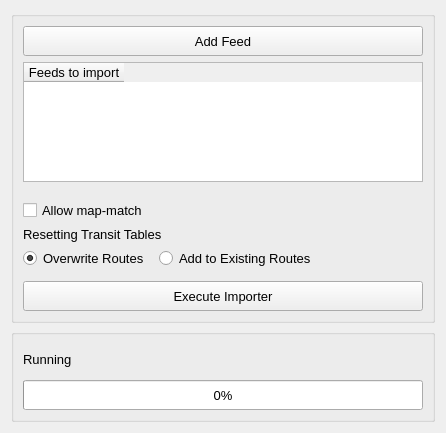
<?xml version="1.0" encoding="UTF-8"?>
<ui version="4.0">
 <class>Form</class>
 <widget class="QWidget" name="Form">
  <property name="geometry">
   <rect>
    <x>0</x>
    <y>0</y>
    <width>446</width>
    <height>433</height>
   </rect>
  </property>
  <property name="font">
   <font>
    <pointsize>10</pointsize>
   </font>
  </property>
  <property name="windowTitle">
   <string>GTFS Importer</string>
  </property>
  <layout class="QGridLayout" name="gridLayout">
   <item row="2" column="0">
    <widget class="QGroupBox" name="config_box">
     <property name="sizePolicy">
      <sizepolicy hsizetype="Preferred" vsizetype="Preferred">
       <horstretch>0</horstretch>
       <verstretch>0</verstretch>
      </sizepolicy>
     </property>
     <property name="title">
      <string/>
     </property>
     <property name="checkable">
      <bool>false</bool>
     </property>
     <layout class="QGridLayout" name="gridLayout_2">
      <item row="9" column="0" colspan="3">
       <widget class="QPushButton" name="but_execute">
        <property name="sizePolicy">
         <sizepolicy hsizetype="Preferred" vsizetype="Preferred">
          <horstretch>0</horstretch>
          <verstretch>0</verstretch>
         </sizepolicy>
        </property>
        <property name="minimumSize">
         <size>
          <width>0</width>
          <height>30</height>
         </size>
        </property>
        <property name="text">
         <string>Execute Importer</string>
        </property>
       </widget>
      </item>
      <item row="7" column="1">
       <widget class="QRadioButton" name="rdo_keep">
        <property name="sizePolicy">
         <sizepolicy hsizetype="Preferred" vsizetype="Preferred">
          <horstretch>0</horstretch>
          <verstretch>0</verstretch>
         </sizepolicy>
        </property>
        <property name="minimumSize">
         <size>
          <width>130</width>
          <height>0</height>
         </size>
        </property>
        <property name="text">
         <string>Add to Existing Routes</string>
        </property>
       </widget>
      </item>
      <item row="2" column="0" colspan="3">
       <widget class="Line" name="line_4">
        <property name="sizePolicy">
         <sizepolicy hsizetype="Preferred" vsizetype="Preferred">
          <horstretch>0</horstretch>
          <verstretch>0</verstretch>
         </sizepolicy>
        </property>
        <property name="orientation">
         <enum>Qt::Horizontal</enum>
        </property>
       </widget>
      </item>
      <item row="1" column="0" colspan="3">
       <widget class="QTableWidget" name="list_feeds">
        <property name="sizePolicy">
         <sizepolicy hsizetype="Preferred" vsizetype="Preferred">
          <horstretch>0</horstretch>
          <verstretch>0</verstretch>
         </sizepolicy>
        </property>
        <column>
         <property name="text">
          <string>Feeds to import</string>
         </property>
         <property name="font">
          <font>
           <pointsize>10</pointsize>
          </font>
         </property>
        </column>
       </widget>
      </item>
      <item row="0" column="0" colspan="3">
       <widget class="QPushButton" name="but_add">
        <property name="sizePolicy">
         <sizepolicy hsizetype="Preferred" vsizetype="Preferred">
          <horstretch>0</horstretch>
          <verstretch>0</verstretch>
         </sizepolicy>
        </property>
        <property name="minimumSize">
         <size>
          <width>0</width>
          <height>30</height>
         </size>
        </property>
        <property name="text">
         <string>Add Feed</string>
        </property>
       </widget>
      </item>
      <item row="8" column="0" colspan="3">
       <widget class="Line" name="line_3">
        <property name="sizePolicy">
         <sizepolicy hsizetype="Preferred" vsizetype="Preferred">
          <horstretch>0</horstretch>
          <verstretch>0</verstretch>
         </sizepolicy>
        </property>
        <property name="orientation">
         <enum>Qt::Horizontal</enum>
        </property>
       </widget>
      </item>
      <item row="5" column="0" colspan="3">
       <widget class="QLabel" name="label_3">
        <property name="sizePolicy">
         <sizepolicy hsizetype="Preferred" vsizetype="Preferred">
          <horstretch>0</horstretch>
          <verstretch>0</verstretch>
         </sizepolicy>
        </property>
        <property name="text">
         <string>Resetting Transit Tables</string>
        </property>
       </widget>
      </item>
      <item row="3" column="0" colspan="3">
       <widget class="Line" name="line">
        <property name="sizePolicy">
         <sizepolicy hsizetype="Preferred" vsizetype="Preferred">
          <horstretch>0</horstretch>
          <verstretch>0</verstretch>
         </sizepolicy>
        </property>
        <property name="orientation">
         <enum>Qt::Horizontal</enum>
        </property>
       </widget>
      </item>
      <item row="7" column="0">
       <widget class="QRadioButton" name="rdo_clear">
        <property name="sizePolicy">
         <sizepolicy hsizetype="Preferred" vsizetype="Preferred">
          <horstretch>0</horstretch>
          <verstretch>0</verstretch>
         </sizepolicy>
        </property>
        <property name="minimumSize">
         <size>
          <width>130</width>
          <height>0</height>
         </size>
        </property>
        <property name="text">
         <string>Overwrite Routes</string>
        </property>
        <property name="checked">
         <bool>true</bool>
        </property>
       </widget>
      </item>
      <item row="4" column="0">
       <widget class="QCheckBox" name="check_allow_map_match">
        <property name="text">
         <string>Allow map-match</string>
        </property>
        <property name="checked">
         <bool>false</bool>
        </property>
       </widget>
      </item>
     </layout>
    </widget>
   </item>
   <item row="3" column="0">
    <widget class="QGroupBox" name="progress_box">
     <property name="sizePolicy">
      <sizepolicy hsizetype="Preferred" vsizetype="Preferred">
       <horstretch>0</horstretch>
       <verstretch>0</verstretch>
      </sizepolicy>
     </property>
     <property name="title">
      <string/>
     </property>
     <layout class="QGridLayout" name="gridLayout_3">
      <item row="1" column="0">
       <widget class="QProgressBar" name="progressbar">
        <property name="sizePolicy">
         <sizepolicy hsizetype="Preferred" vsizetype="Preferred">
          <horstretch>0</horstretch>
          <verstretch>0</verstretch>
         </sizepolicy>
        </property>
        <property name="minimumSize">
         <size>
          <width>0</width>
          <height>30</height>
         </size>
        </property>
        <property name="value">
         <number>0</number>
        </property>
       </widget>
      </item>
      <item row="0" column="0">
       <widget class="QLabel" name="progress_label">
        <property name="sizePolicy">
         <sizepolicy hsizetype="Preferred" vsizetype="Preferred">
          <horstretch>0</horstretch>
          <verstretch>0</verstretch>
         </sizepolicy>
        </property>
        <property name="minimumSize">
         <size>
          <width>0</width>
          <height>30</height>
         </size>
        </property>
        <property name="text">
         <string>Running</string>
        </property>
        <property name="wordWrap">
         <bool>true</bool>
        </property>
       </widget>
      </item>
     </layout>
    </widget>
   </item>
  </layout>
 </widget>
 <tabstops>
  <tabstop>but_add</tabstop>
  <tabstop>list_feeds</tabstop>
  <tabstop>rdo_clear</tabstop>
  <tabstop>but_execute</tabstop>
 </tabstops>
 <resources/>
 <connections/>
</ui>
